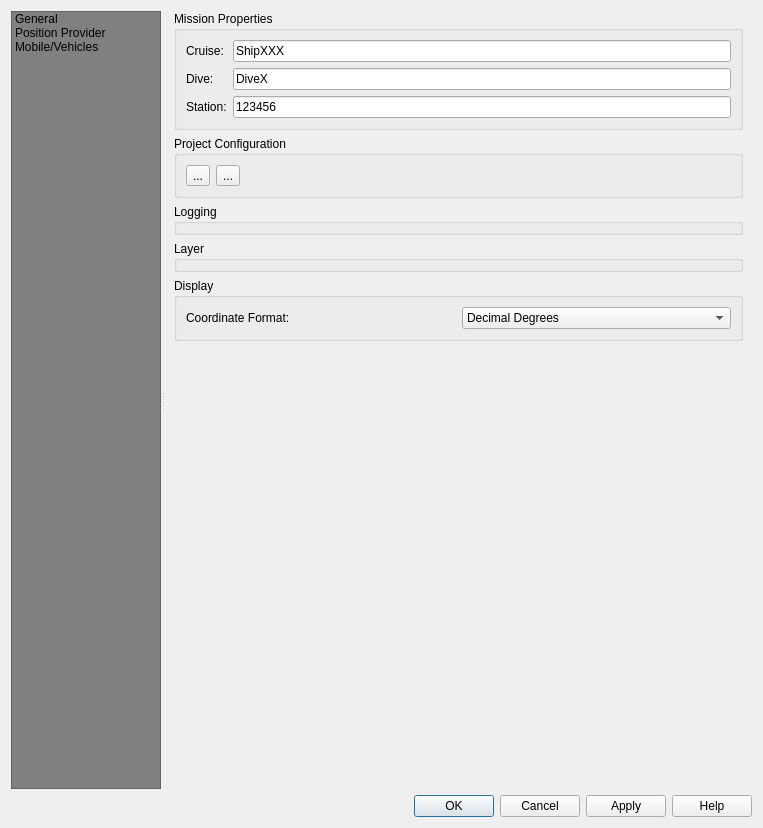
<?xml version="1.0" encoding="UTF-8"?>
<ui version="4.0">
 <class>PosiviewPropertiesBase</class>
 <widget class="QDialog" name="PosiviewPropertiesBase">
  <property name="geometry">
   <rect>
    <x>0</x>
    <y>0</y>
    <width>763</width>
    <height>828</height>
   </rect>
  </property>
  <property name="minimumSize">
   <size>
    <width>700</width>
    <height>0</height>
   </size>
  </property>
  <property name="windowTitle">
   <string>PosiView Properties</string>
  </property>
  <layout class="QVBoxLayout" name="verticalLayout_9">
   <item>
    <widget class="QSplitter" name="mOptionsSplitter">
     <property name="orientation">
      <enum>Qt::Horizontal</enum>
     </property>
     <property name="childrenCollapsible">
      <bool>false</bool>
     </property>
     <widget class="QFrame" name="mOptionsListFrame">
      <property name="minimumSize">
       <size>
        <width>0</width>
        <height>0</height>
       </size>
      </property>
      <property name="frameShape">
       <enum>QFrame::NoFrame</enum>
      </property>
      <property name="frameShadow">
       <enum>QFrame::Raised</enum>
      </property>
      <layout class="QVBoxLayout" name="verticalLayout_2">
       <property name="margin">
        <number>0</number>
       </property>
       <item>
        <widget class="QListWidget" name="mOptionsListWidget">
         <property name="minimumSize">
          <size>
           <width>58</width>
           <height>0</height>
          </size>
         </property>
         <property name="maximumSize">
          <size>
           <width>150</width>
           <height>16777215</height>
          </size>
         </property>
         <property name="styleSheet">
          <string notr="true">background-color: gray;</string>
         </property>
         <property name="horizontalScrollBarPolicy">
          <enum>Qt::ScrollBarAlwaysOff</enum>
         </property>
         <property name="editTriggers">
          <set>QAbstractItemView::NoEditTriggers</set>
         </property>
         <property name="iconSize">
          <size>
           <width>32</width>
           <height>32</height>
          </size>
         </property>
         <property name="textElideMode">
          <enum>Qt::ElideNone</enum>
         </property>
         <property name="resizeMode">
          <enum>QListView::Adjust</enum>
         </property>
         <property name="wordWrap">
          <bool>true</bool>
         </property>
         <item>
          <property name="text">
           <string>General</string>
          </property>
          <property name="icon">
           <iconset>
            <normaloff>:/images/themes/default/propertyicons/general.svg</normaloff>:/images/themes/default/propertyicons/general.svg</iconset>
          </property>
         </item>
         <item>
          <property name="text">
           <string>Position Provider</string>
          </property>
          <property name="icon">
           <iconset>
            <normaloff>:/plugins/PosiView/sensor.png</normaloff>:/plugins/PosiView/sensor.png</iconset>
          </property>
         </item>
         <item>
          <property name="text">
           <string>Mobile/Vehicles</string>
          </property>
          <property name="icon">
           <iconset>
            <normaloff>:/plugins/PosiView/auv.png</normaloff>:/plugins/PosiView/auv.png</iconset>
          </property>
         </item>
        </widget>
       </item>
      </layout>
     </widget>
     <widget class="QFrame" name="mOptionsFrame">
      <property name="sizePolicy">
       <sizepolicy hsizetype="Expanding" vsizetype="Preferred">
        <horstretch>1</horstretch>
        <verstretch>0</verstretch>
       </sizepolicy>
      </property>
      <property name="frameShape">
       <enum>QFrame::NoFrame</enum>
      </property>
      <property name="frameShadow">
       <enum>QFrame::Raised</enum>
      </property>
      <layout class="QVBoxLayout" name="verticalLayout_3">
       <property name="margin">
        <number>0</number>
       </property>
       <item>
        <widget class="QStackedWidget" name="mOptionsStackedWidget">
         <property name="sizePolicy">
          <sizepolicy hsizetype="Expanding" vsizetype="Expanding">
           <horstretch>0</horstretch>
           <verstretch>0</verstretch>
          </sizepolicy>
         </property>
         <property name="currentIndex">
          <number>0</number>
         </property>
         <widget class="QWidget" name="mOptsPage_01">
          <layout class="QVBoxLayout" name="verticalLayout_14">
           <property name="margin">
            <number>0</number>
           </property>
           <item>
            <widget class="QScrollArea" name="scrollArea">
             <property name="frameShape">
              <enum>QFrame::NoFrame</enum>
             </property>
             <property name="widgetResizable">
              <bool>true</bool>
             </property>
             <widget class="QWidget" name="scrollAreaWidgetContents">
              <property name="geometry">
               <rect>
                <x>0</x>
                <y>0</y>
                <width>589</width>
                <height>777</height>
               </rect>
              </property>
              <layout class="QVBoxLayout" name="verticalLayout_13">
               <property name="topMargin">
                <number>0</number>
               </property>
               <property name="bottomMargin">
                <number>0</number>
               </property>
               <item>
                <widget class="QgsCollapsibleGroupBox" name="groupBox">
                 <property name="title">
                  <string>Mission Properties</string>
                 </property>
                 <layout class="QGridLayout" name="gridLayout">
                  <item row="0" column="0">
                   <widget class="QLabel" name="label">
                    <property name="text">
                     <string>Cruise:</string>
                    </property>
                   </widget>
                  </item>
                  <item row="0" column="1">
                   <widget class="QLineEdit" name="lineEdit">
                    <property name="text">
                     <string>ShipXXX</string>
                    </property>
                   </widget>
                  </item>
                  <item row="2" column="0">
                   <widget class="QLabel" name="label_2">
                    <property name="text">
                     <string>Station:</string>
                    </property>
                   </widget>
                  </item>
                  <item row="1" column="0">
                   <widget class="QLabel" name="label_3">
                    <property name="text">
                     <string>Dive:</string>
                    </property>
                   </widget>
                  </item>
                  <item row="1" column="1">
                   <widget class="QLineEdit" name="lineEdit_2">
                    <property name="text">
                     <string>DiveX</string>
                    </property>
                   </widget>
                  </item>
                  <item row="2" column="1">
                   <widget class="QLineEdit" name="lineEdit_3">
                    <property name="text">
                     <string>123456</string>
                    </property>
                   </widget>
                  </item>
                 </layout>
                </widget>
               </item>
               <item>
                <widget class="QgsCollapsibleGroupBox" name="groupBox_4">
                 <property name="title">
                  <string>Project Configuration</string>
                 </property>
                 <layout class="QHBoxLayout" name="horizontalLayout_4">
                  <item>
                   <widget class="QToolButton" name="mToolButtonLoad">
                    <property name="text">
                     <string>...</string>
                    </property>
                   </widget>
                  </item>
                  <item>
                   <widget class="QToolButton" name="mToolButtonSave">
                    <property name="text">
                     <string>...</string>
                    </property>
                   </widget>
                  </item>
                  <item>
                   <spacer name="horizontalSpacer">
                    <property name="orientation">
                     <enum>Qt::Horizontal</enum>
                    </property>
                    <property name="sizeHint" stdset="0">
                     <size>
                      <width>440</width>
                      <height>20</height>
                     </size>
                    </property>
                   </spacer>
                  </item>
                 </layout>
                </widget>
               </item>
               <item>
                <widget class="QgsCollapsibleGroupBox" name="groupBox_5">
                 <property name="title">
                  <string>Logging</string>
                 </property>
                </widget>
               </item>
               <item>
                <widget class="QgsCollapsibleGroupBox" name="groupBox_6">
                 <property name="title">
                  <string>Layer</string>
                 </property>
                </widget>
               </item>
               <item>
                <widget class="QgsCollapsibleGroupBox" name="groupBox_7">
                 <property name="title">
                  <string>Display</string>
                 </property>
                 <layout class="QGridLayout" name="gridLayout_2">
                  <item row="0" column="1">
                   <widget class="QComboBox" name="comboBox">
                    <item>
                     <property name="text">
                      <string>Decimal Degrees</string>
                     </property>
                    </item>
                    <item>
                     <property name="text">
                      <string>Degerees, Decimal Minutes</string>
                     </property>
                    </item>
                    <item>
                     <property name="text">
                      <string>Degrees, Minutes, Decimal Seconds</string>
                     </property>
                    </item>
                   </widget>
                  </item>
                  <item row="0" column="0">
                   <widget class="QLabel" name="label_4">
                    <property name="text">
                     <string>Coordinate Format:</string>
                    </property>
                   </widget>
                  </item>
                 </layout>
                </widget>
               </item>
               <item>
                <spacer name="verticalSpacer">
                 <property name="orientation">
                  <enum>Qt::Vertical</enum>
                 </property>
                 <property name="sizeHint" stdset="0">
                  <size>
                   <width>20</width>
                   <height>40</height>
                  </size>
                 </property>
                </spacer>
               </item>
              </layout>
             </widget>
            </widget>
           </item>
          </layout>
         </widget>
         <widget class="QWidget" name="mOptsPage_02">
          <layout class="QVBoxLayout" name="verticalLayout_6">
           <property name="margin">
            <number>0</number>
           </property>
           <item>
            <widget class="QScrollArea" name="scrollArea_2">
             <property name="frameShape">
              <enum>QFrame::NoFrame</enum>
             </property>
             <property name="widgetResizable">
              <bool>true</bool>
             </property>
             <widget class="QWidget" name="scrollAreaWidgetContents_2">
              <property name="geometry">
               <rect>
                <x>0</x>
                <y>0</y>
                <width>589</width>
                <height>777</height>
               </rect>
              </property>
              <layout class="QVBoxLayout" name="verticalLayout_8">
               <property name="topMargin">
                <number>0</number>
               </property>
               <property name="bottomMargin">
                <number>0</number>
               </property>
               <item>
                <widget class="QgsCollapsibleGroupBox" name="groupBoxProvider">
                 <property name="title">
                  <string>Position Provider</string>
                 </property>
                 <layout class="QVBoxLayout" name="verticalLayout_11">
                  <item>
                   <layout class="QHBoxLayout" name="horizontalLayout_2">
                    <item>
                     <widget class="QListView" name="mDataProviderListView"/>
                    </item>
                    <item>
                     <layout class="QVBoxLayout" name="verticalLayout_5">
                      <item>
                       <spacer name="verticalSpacer_4">
                        <property name="orientation">
                         <enum>Qt::Vertical</enum>
                        </property>
                        <property name="sizeHint" stdset="0">
                         <size>
                          <width>20</width>
                          <height>40</height>
                         </size>
                        </property>
                       </spacer>
                      </item>
                      <item>
                       <widget class="QToolButton" name="toolButtonAddDataProvider">
                        <property name="toolTip">
                         <string>Add a new data provider</string>
                        </property>
                        <property name="statusTip">
                         <string>Add a new data provider</string>
                        </property>
                        <property name="text">
                         <string>New Provider</string>
                        </property>
                        <property name="icon">
                         <iconset>
                          <normaloff>:/images/themes/default/mActionAdd.png</normaloff>:/images/themes/default/mActionAdd.png</iconset>
                        </property>
                       </widget>
                      </item>
                      <item>
                       <widget class="QToolButton" name="toolButtonRemoveDataProvider">
                        <property name="toolTip">
                         <string>Remove current provider</string>
                        </property>
                        <property name="statusTip">
                         <string>Remove current provider</string>
                        </property>
                        <property name="text">
                         <string>Remove Provider</string>
                        </property>
                        <property name="icon">
                         <iconset>
                          <normaloff>:/images/themes/default/mActionRemove.png</normaloff>:/images/themes/default/mActionRemove.png</iconset>
                        </property>
                       </widget>
                      </item>
                     </layout>
                    </item>
                   </layout>
                  </item>
                 </layout>
                </widget>
               </item>
               <item>
                <widget class="QgsCollapsibleGroupBox" name="mGroupBoxProviderProperties">
                 <property name="title">
                  <string>Provider Properties</string>
                 </property>
                 <layout class="QGridLayout" name="gridLayout_4" columnstretch="1,4">
                  <item row="0" column="0">
                   <widget class="QLabel" name="label_15">
                    <property name="text">
                     <string>Name:</string>
                    </property>
                   </widget>
                  </item>
                  <item row="0" column="1">
                   <widget class="QLineEdit" name="lineEditProviderName"/>
                  </item>
                  <item row="5" column="1">
                   <widget class="QComboBox" name="comboBoxParser">
                    <item>
                     <property name="text">
                      <string>NONE</string>
                     </property>
                    </item>
                    <item>
                     <property name="text">
                      <string>IX_USBL</string>
                     </property>
                    </item>
                    <item>
                     <property name="text">
                      <string>PISE</string>
                     </property>
                    </item>
                    <item>
                     <property name="text">
                      <string>MINIPOS</string>
                     </property>
                    </item>
                   </widget>
                  </item>
                  <item row="1" column="1">
                   <widget class="QComboBox" name="comboBoxProviderType">
                    <item>
                     <property name="text">
                      <string>UDP</string>
                     </property>
                    </item>
                    <item>
                     <property name="text">
                      <string>TCP-Client</string>
                     </property>
                    </item>
                   </widget>
                  </item>
                  <item row="2" column="0" colspan="2">
                   <widget class="QStackedWidget" name="stackedWidgetDataDevice">
                    <property name="currentIndex">
                     <number>0</number>
                    </property>
                    <widget class="QWidget" name="pageUdpTcp">
                     <layout class="QGridLayout" name="gridLayout_5" columnstretch="1,4">
                      <property name="margin">
                       <number>0</number>
                      </property>
                      <item row="0" column="0">
                       <widget class="QLabel" name="label_17">
                        <property name="text">
                         <string>Host:</string>
                        </property>
                       </widget>
                      </item>
                      <item row="0" column="1">
                       <widget class="QLineEdit" name="lineEditProviderHostName">
                        <property name="text">
                         <string>0.0.0.0</string>
                        </property>
                       </widget>
                      </item>
                      <item row="1" column="0">
                       <widget class="QLabel" name="label_18">
                        <property name="text">
                         <string>Port:</string>
                        </property>
                       </widget>
                      </item>
                      <item row="1" column="1">
                       <widget class="QSpinBox" name="spinBoxProviderPort">
                        <property name="minimum">
                         <number>1</number>
                        </property>
                        <property name="maximum">
                         <number>65535</number>
                        </property>
                        <property name="value">
                         <number>2000</number>
                        </property>
                       </widget>
                      </item>
                     </layout>
                    </widget>
                   </widget>
                  </item>
                  <item row="5" column="0">
                   <widget class="QLabel" name="label_19">
                    <property name="text">
                     <string>Parser:</string>
                    </property>
                   </widget>
                  </item>
                  <item row="1" column="0">
                   <widget class="QLabel" name="label_16">
                    <property name="text">
                     <string>Type:</string>
                    </property>
                   </widget>
                  </item>
                  <item row="6" column="0" colspan="2">
                   <widget class="QFrame" name="frame_3">
                    <property name="frameShape">
                     <enum>QFrame::HLine</enum>
                    </property>
                    <property name="frameShadow">
                     <enum>QFrame::Sunken</enum>
                    </property>
                   </widget>
                  </item>
                  <item row="7" column="0" colspan="2">
                   <layout class="QHBoxLayout" name="horizontalLayout_6">
                    <item>
                     <spacer name="horizontalSpacer_2">
                      <property name="orientation">
                       <enum>Qt::Horizontal</enum>
                      </property>
                      <property name="sizeHint" stdset="0">
                       <size>
                        <width>40</width>
                        <height>20</height>
                       </size>
                      </property>
                     </spacer>
                    </item>
                    <item>
                     <widget class="QPushButton" name="pushButtonApplyDataProvider">
                      <property name="text">
                       <string>Apply Properties</string>
                      </property>
                     </widget>
                    </item>
                   </layout>
                  </item>
                 </layout>
                </widget>
               </item>
               <item>
                <spacer name="verticalSpacer_2">
                 <property name="orientation">
                  <enum>Qt::Vertical</enum>
                 </property>
                 <property name="sizeHint" stdset="0">
                  <size>
                   <width>20</width>
                   <height>40</height>
                  </size>
                 </property>
                </spacer>
               </item>
              </layout>
             </widget>
            </widget>
           </item>
          </layout>
         </widget>
         <widget class="QWidget" name="mOptsPage_03">
          <layout class="QVBoxLayout" name="verticalLayout_7">
           <property name="margin">
            <number>0</number>
           </property>
           <item>
            <widget class="QScrollArea" name="scrollArea_3">
             <property name="frameShape">
              <enum>QFrame::NoFrame</enum>
             </property>
             <property name="widgetResizable">
              <bool>true</bool>
             </property>
             <widget class="QWidget" name="scrollAreaWidgetContents_3">
              <property name="geometry">
               <rect>
                <x>0</x>
                <y>0</y>
                <width>470</width>
                <height>619</height>
               </rect>
              </property>
              <layout class="QVBoxLayout" name="verticalLayout_4">
               <property name="topMargin">
                <number>0</number>
               </property>
               <property name="bottomMargin">
                <number>0</number>
               </property>
               <item>
                <widget class="QgsCollapsibleGroupBox" name="groupBoxMobiles">
                 <property name="title">
                  <string>Mobiles</string>
                 </property>
                 <layout class="QVBoxLayout" name="verticalLayout_10">
                  <item>
                   <layout class="QHBoxLayout" name="horizontalLayout_3">
                    <item>
                     <widget class="QListView" name="mMobileListView">
                      <property name="sizePolicy">
                       <sizepolicy hsizetype="Expanding" vsizetype="Expanding">
                        <horstretch>0</horstretch>
                        <verstretch>0</verstretch>
                       </sizepolicy>
                      </property>
                      <property name="editTriggers">
                       <set>QAbstractItemView::NoEditTriggers</set>
                      </property>
                     </widget>
                    </item>
                    <item>
                     <layout class="QVBoxLayout" name="verticalLayout">
                      <item>
                       <spacer name="verticalSpacer_5">
                        <property name="orientation">
                         <enum>Qt::Vertical</enum>
                        </property>
                        <property name="sizeHint" stdset="0">
                         <size>
                          <width>20</width>
                          <height>40</height>
                         </size>
                        </property>
                       </spacer>
                      </item>
                      <item>
                       <widget class="QToolButton" name="toolButtonAddMobile">
                        <property name="toolTip">
                         <string>Add a new mobile</string>
                        </property>
                        <property name="statusTip">
                         <string>Add a new mobile</string>
                        </property>
                        <property name="text">
                         <string>...</string>
                        </property>
                        <property name="icon">
                         <iconset>
                          <normaloff>:/images/themes/default/mActionAdd.png</normaloff>:/images/themes/default/mActionAdd.png</iconset>
                        </property>
                       </widget>
                      </item>
                      <item>
                       <widget class="QToolButton" name="toolButtonRemoveMobile">
                        <property name="toolTip">
                         <string>Delete mobile</string>
                        </property>
                        <property name="statusTip">
                         <string>Delete mobile</string>
                        </property>
                        <property name="text">
                         <string>...</string>
                        </property>
                        <property name="icon">
                         <iconset>
                          <normaloff>:/images/themes/default/mActionRemove.png</normaloff>:/images/themes/default/mActionRemove.png</iconset>
                        </property>
                       </widget>
                      </item>
                     </layout>
                    </item>
                   </layout>
                  </item>
                 </layout>
                </widget>
               </item>
               <item>
                <widget class="QgsCollapsibleGroupBox" name="mGroupBoxMobileProperties">
                 <property name="title">
                  <string>Mobile Properties</string>
                 </property>
                 <property name="collapsed">
                  <bool>false</bool>
                 </property>
                 <layout class="QGridLayout" name="gridLayout_3">
                  <item row="4" column="1">
                   <widget class="QSpinBox" name="spinBoxZValue">
                    <property name="maximum">
                     <number>200</number>
                    </property>
                    <property name="value">
                     <number>100</number>
                    </property>
                   </widget>
                  </item>
                  <item row="7" column="1">
                   <widget class="QSpinBox" name="spinBoxTrackLength">
                    <property name="maximum">
                     <number>100000</number>
                    </property>
                    <property name="singleStep">
                     <number>10</number>
                    </property>
                   </widget>
                  </item>
                  <item row="9" column="1">
                   <widget class="QComboBox" name="comboBoxProviders"/>
                  </item>
                  <item row="3" column="1">
                   <widget class="QDoubleSpinBox" name="doubleSpinBoxMobileLength"/>
                  </item>
                  <item row="10" column="0">
                   <widget class="QLabel" name="label_12">
                    <property name="text">
                     <string>Data Provider:</string>
                    </property>
                   </widget>
                  </item>
                  <item row="6" column="0">
                   <widget class="QLabel" name="label_9">
                    <property name="text">
                     <string>Timeout [s]:</string>
                    </property>
                   </widget>
                  </item>
                  <item row="3" column="0">
                   <widget class="QLabel" name="label_7">
                    <property name="text">
                     <string>Length,  Width [m]:</string>
                    </property>
                   </widget>
                  </item>
                  <item row="9" column="2">
                   <widget class="QLineEdit" name="lineEditProviderFilter">
                    <property name="sizePolicy">
                     <sizepolicy hsizetype="Minimum" vsizetype="Fixed">
                      <horstretch>0</horstretch>
                      <verstretch>0</verstretch>
                     </sizepolicy>
                    </property>
                   </widget>
                  </item>
                  <item row="5" column="0">
                   <widget class="QLabel" name="label_10">
                    <property name="text">
                     <string>Color of Outline and Fill:</string>
                    </property>
                   </widget>
                  </item>
                  <item row="5" column="1">
                   <widget class="QgsColorButtonV2" name="mColorButtonMobileColor">
                    <property name="minimumSize">
                     <size>
                      <width>0</width>
                      <height>0</height>
                     </size>
                    </property>
                    <property name="allowAlpha">
                     <bool>true</bool>
                    </property>
                   </widget>
                  </item>
                  <item row="6" column="1">
                   <widget class="QSpinBox" name="spinBoxMobileTimeout"/>
                  </item>
                  <item row="0" column="1" colspan="2">
                   <widget class="QLineEdit" name="lineEditMobileName"/>
                  </item>
                  <item row="3" column="2">
                   <widget class="QDoubleSpinBox" name="doubleSpinBoxMobileWidth"/>
                  </item>
                  <item row="10" column="1" colspan="2">
                   <layout class="QHBoxLayout" name="horizontalLayout_5">
                    <item>
                     <widget class="QTableView" name="mMobileProviderTableView">
                      <property name="sizePolicy">
                       <sizepolicy hsizetype="Expanding" vsizetype="Ignored">
                        <horstretch>0</horstretch>
                        <verstretch>0</verstretch>
                       </sizepolicy>
                      </property>
                      <property name="editTriggers">
                       <set>QAbstractItemView::NoEditTriggers</set>
                      </property>
                      <property name="selectionBehavior">
                       <enum>QAbstractItemView::SelectRows</enum>
                      </property>
                      <attribute name="horizontalHeaderStretchLastSection">
                       <bool>true</bool>
                      </attribute>
                      <attribute name="verticalHeaderVisible">
                       <bool>false</bool>
                      </attribute>
                     </widget>
                    </item>
                    <item>
                     <layout class="QVBoxLayout" name="verticalLayout_12">
                      <item>
                       <widget class="QToolButton" name="toolButtonAddMobileProvider">
                        <property name="minimumSize">
                         <size>
                          <width>32</width>
                          <height>32</height>
                         </size>
                        </property>
                        <property name="toolTip">
                         <string>Update data provider list</string>
                        </property>
                        <property name="statusTip">
                         <string>Update data provider list</string>
                        </property>
                        <property name="text">
                         <string>...</string>
                        </property>
                       </widget>
                      </item>
                      <item>
                       <widget class="QToolButton" name="toolButtonRemoveMobileProvider">
                        <property name="toolTip">
                         <string>Remove provider from list</string>
                        </property>
                        <property name="statusTip">
                         <string>Remove provider from list</string>
                        </property>
                        <property name="text">
                         <string>...</string>
                        </property>
                        <property name="icon">
                         <iconset>
                          <normaloff>:/images/themes/default/mActionRemove.png</normaloff>:/images/themes/default/mActionRemove.png</iconset>
                        </property>
                       </widget>
                      </item>
                      <item>
                       <spacer name="verticalSpacer_6">
                        <property name="orientation">
                         <enum>Qt::Vertical</enum>
                        </property>
                        <property name="sizeHint" stdset="0">
                         <size>
                          <width>20</width>
                          <height>40</height>
                         </size>
                        </property>
                       </spacer>
                      </item>
                     </layout>
                    </item>
                   </layout>
                  </item>
                  <item row="1" column="0">
                   <widget class="QLabel" name="label_6">
                    <property name="text">
                     <string>Type:</string>
                    </property>
                   </widget>
                  </item>
                  <item row="0" column="0">
                   <widget class="QLabel" name="label_5">
                    <property name="text">
                     <string>Name:</string>
                    </property>
                   </widget>
                  </item>
                  <item row="7" column="0">
                   <widget class="QLabel" name="label_11">
                    <property name="text">
                     <string>Track Length and Color:</string>
                    </property>
                   </widget>
                  </item>
                  <item row="5" column="2">
                   <widget class="QgsColorButtonV2" name="mColorButtonMobileFillColor">
                    <property name="minimumSize">
                     <size>
                      <width>0</width>
                      <height>0</height>
                     </size>
                    </property>
                    <property name="allowAlpha">
                     <bool>true</bool>
                    </property>
                   </widget>
                  </item>
                  <item row="1" column="1" colspan="2">
                   <widget class="QComboBox" name="comboBoxMobileType">
                    <property name="currentIndex">
                     <number>0</number>
                    </property>
                    <item>
                     <property name="text">
                      <string>BOX</string>
                     </property>
                    </item>
                    <item>
                     <property name="text">
                      <string>CROSS</string>
                     </property>
                    </item>
                    <item>
                     <property name="text">
                      <string>X</string>
                     </property>
                    </item>
                    <item>
                     <property name="text">
                      <string>SHAPE</string>
                     </property>
                    </item>
                   </widget>
                  </item>
                  <item row="7" column="2">
                   <widget class="QgsColorButtonV2" name="mColorButtonMobileTrackColor">
                    <property name="allowAlpha">
                     <bool>true</bool>
                    </property>
                   </widget>
                  </item>
                  <item row="4" column="0">
                   <widget class="QLabel" name="label_8">
                    <property name="text">
                     <string>z-Value:</string>
                    </property>
                   </widget>
                  </item>
                  <item row="8" column="0" colspan="3">
                   <widget class="QFrame" name="frame">
                    <property name="frameShape">
                     <enum>QFrame::HLine</enum>
                    </property>
                    <property name="frameShadow">
                     <enum>QFrame::Sunken</enum>
                    </property>
                   </widget>
                  </item>
                  <item row="2" column="0">
                   <widget class="QLabel" name="label_13">
                    <property name="text">
                     <string>Shape:</string>
                    </property>
                   </widget>
                  </item>
                  <item row="2" column="1" colspan="2">
                   <widget class="QLineEdit" name="lineEditMobileShape">
                    <property name="enabled">
                     <bool>false</bool>
                    </property>
                    <property name="toolTip">
                     <string>&lt;html&gt;&lt;head/&gt;&lt;body&gt;&lt;p&gt;Shape of the mobile as a collection of points.&lt;/p&gt;&lt;/body&gt;&lt;/html&gt;</string>
                    </property>
                    <property name="whatsThis">
                     <string>&lt;html&gt;&lt;head/&gt;&lt;body&gt;&lt;p&gt;Enter the mobiles shape as a collection of points enclosed by brackets.&lt;/p&gt;&lt;p&gt;Mobile should be upright and the vertical size should be normalized to 1.0.&lt;/p&gt;&lt;/body&gt;&lt;/html&gt;</string>
                    </property>
                   </widget>
                  </item>
                  <item row="9" column="0">
                   <widget class="QLabel" name="label_14">
                    <property name="text">
                     <string>Provider and filter:</string>
                    </property>
                   </widget>
                  </item>
                  <item row="11" column="0" colspan="3">
                   <widget class="QFrame" name="frame_2">
                    <property name="frameShape">
                     <enum>QFrame::HLine</enum>
                    </property>
                    <property name="frameShadow">
                     <enum>QFrame::Sunken</enum>
                    </property>
                   </widget>
                  </item>
                  <item row="12" column="2">
                   <widget class="QPushButton" name="pushButtonApplyMobile">
                    <property name="text">
                     <string>Apply Properties</string>
                    </property>
                   </widget>
                  </item>
                 </layout>
                </widget>
               </item>
               <item>
                <spacer name="verticalSpacer_3">
                 <property name="orientation">
                  <enum>Qt::Vertical</enum>
                 </property>
                 <property name="sizeHint" stdset="0">
                  <size>
                   <width>20</width>
                   <height>40</height>
                  </size>
                 </property>
                </spacer>
               </item>
              </layout>
             </widget>
            </widget>
           </item>
          </layout>
         </widget>
        </widget>
       </item>
      </layout>
     </widget>
    </widget>
   </item>
   <item>
    <widget class="QFrame" name="mButtonBoxFrame">
     <property name="sizePolicy">
      <sizepolicy hsizetype="Preferred" vsizetype="Maximum">
       <horstretch>0</horstretch>
       <verstretch>0</verstretch>
      </sizepolicy>
     </property>
     <property name="frameShape">
      <enum>QFrame::NoFrame</enum>
     </property>
     <property name="frameShadow">
      <enum>QFrame::Raised</enum>
     </property>
     <layout class="QHBoxLayout" name="horizontalLayout">
      <property name="margin">
       <number>0</number>
      </property>
      <item>
       <widget class="QDialogButtonBox" name="buttonBox">
        <property name="orientation">
         <enum>Qt::Horizontal</enum>
        </property>
        <property name="standardButtons">
         <set>QDialogButtonBox::Apply|QDialogButtonBox::Cancel|QDialogButtonBox::Help|QDialogButtonBox::Ok</set>
        </property>
       </widget>
      </item>
     </layout>
    </widget>
   </item>
  </layout>
  <action name="actionLoadConfiguration">
   <property name="icon">
    <iconset>
     <normaloff>:/images/themes/default/mActionFileOpen.svg</normaloff>:/images/themes/default/mActionFileOpen.svg</iconset>
   </property>
   <property name="text">
    <string>Load Configuration</string>
   </property>
   <property name="toolTip">
    <string>Load a PosiView configuration</string>
   </property>
  </action>
  <action name="actionSaveConfiguration">
   <property name="icon">
    <iconset>
     <normaloff>:/images/themes/default/mActionFileSave.svg</normaloff>:/images/themes/default/mActionFileSave.svg</iconset>
   </property>
   <property name="text">
    <string>Save Configuration</string>
   </property>
   <property name="toolTip">
    <string>Save PosiView configuration</string>
   </property>
  </action>
 </widget>
 <customwidgets>
  <customwidget>
   <class>QgsCollapsibleGroupBox</class>
   <extends>QGroupBox</extends>
   <header>qgscollapsiblegroupbox.h</header>
   <container>1</container>
  </customwidget>
  <customwidget>
   <class>QgsColorButtonV2</class>
   <extends>QToolButton</extends>
   <header>qgscolorbuttonv2.h</header>
   <container>1</container>
  </customwidget>
 </customwidgets>
 <resources/>
 <connections>
  <connection>
   <sender>mOptionsListWidget</sender>
   <signal>currentRowChanged(int)</signal>
   <receiver>mOptionsStackedWidget</receiver>
   <slot>setCurrentIndex(int)</slot>
   <hints>
    <hint type="sourcelabel">
     <x>86</x>
     <y>325</y>
    </hint>
    <hint type="destinationlabel">
     <x>690</x>
     <y>23</y>
    </hint>
   </hints>
  </connection>
 </connections>
</ui>
